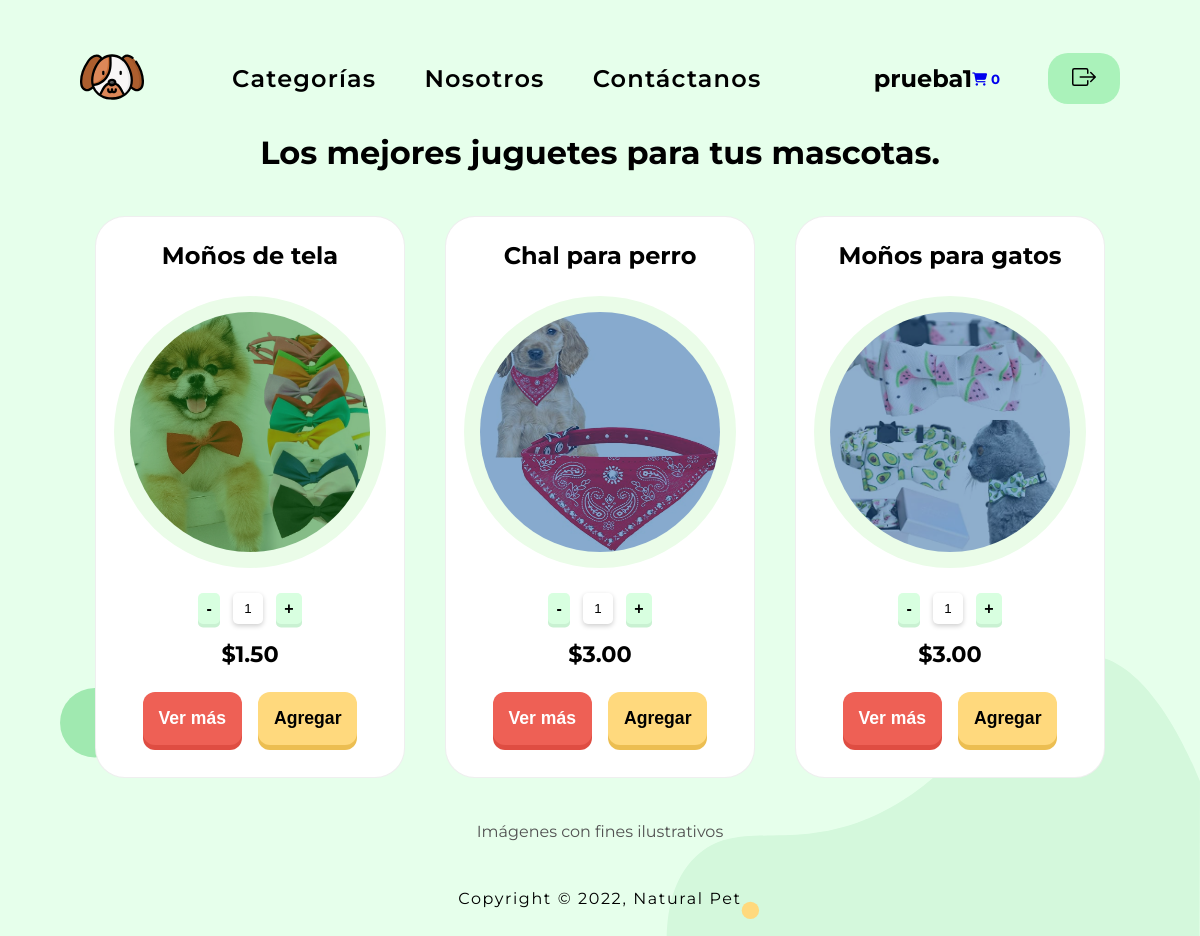
Screenshot of /paginas/cate3.php (signed in) with the database file from the repository.
### tables this page shows
CREATE TABLE IF NOT EXISTS `productos` (
  `IDProducto` int(5) UNSIGNED ZEROFILL NOT NULL AUTO_INCREMENT,
  `IDCategoria` int(5) UNSIGNED ZEROFILL NOT NULL,
  `producto` varchar(250) NOT NULL,
  `descripcion` varchar(300) NOT NULL,
  `precio` double(10,2) NOT NULL,
  `imagen` varchar(255) NOT NULL,
  `href` varchar(255) NOT NULL,
  PRIMARY KEY (`IDProducto`),
  KEY `IDCategoria` (`IDCategoria`)
);

### paginas/cate3.php (the view, shortened to what this page needs)
<?php
    include ("../php/config.php");
?>
<!DOCTYPE html>
<html lang="en">
<head>
    <link href="../css/cates.css" rel="stylesheet" type="text/css">
    <link rel="stylesheet" href="../css/cates.css?v=<?php echo(rand()); ?>" />
    <link rel="stylesheet" href="https://stackpath.bootstrapcdn.com/font-awesome/4.7.0/css/font-awesome.min.css">
    <link href="../js/jquery.nice-number.css" rel="stylesheet" type="text/css">
    <link rel="stylesheet" href="../js/jquery.nice-number.css?v=<?php echo(rand()); ?>" />
</head>
<body>
    <header>
        <div>
            <a href="../paginas/inicio.php"><img src="../img/dogoo.svg" alt=""></a>
        </div>
        <nav>
            <ul>
                <li><a href="./categorias.php">Categorías</a></li>
                <li><a href="./nosotros.php">Nosotros</a></li>
                <li><a href="./contactanos.php">Contáctanos</a></li>
            </ul>
        </nav>
        <div class="rbox" style="display: flex;">
          <div class="logout" style="display: flex; align-items: center; justify-content: center; margin-right: 3rem;">
              <?php echo "<h2>" . $_SESSION['usuario'] . "</h2>"; ?>
              <div class="carticon">
                  <a href="../php/carrito.php" class="nav-item nav-link active">
                      <h5>
                          <i class="fas fa-shopping-cart"></i>
                          <?php
                          if (isset($_SESSION['add_carro'])){
                              $count = count($_SESSION['add_carro']);
                              echo "<span id='cart_count' class=''>$count</span>";
                          }else{
                              echo "<span id='cart_count' class=''>0</span>";
                          }
                          ?>
                      </h5>
                  </a>
                </div>
            </div>
            <div class="upbtns" style="width: auto; justify-content: center;">
                <a href="../php/logout.php" style="text-decoration: none;">
                </a>
            </div>
        </div>
    </header>
    <main>
        <div class="content-area">
            <h2>Los mejores juguetes para tus mascotas.</h2>
            <div class="flex-container">
            <?php
                $sql = "SELECT * FROM productos WHERE IDCategoria = '00003' ";
                $resul = mysqli_query($conn, $sql);
                if (mysqli_num_rows($resul) > 0) {
                    while ($row = mysqli_fetch_array($resul)) {
                ?>
                    <form method="POST" action="">
                            <div class="product">
                                <p class="product-title"><?php echo $row['producto']; ?></p>
                                <div class="cen">
                                    <div class="circle">
                                        <img src="../img/<?php echo $row['imagen']; ?>" alt="">
                                    </div>
                                </div>
                                <div class="cantidad">
                                    <center><input type="number" name="item_cantidad" min="1" max="100" value="1" readonly/></center>
                                </div>
                                <div class="product-text">
                                    <p>$<?php echo $row['precio']; ?></p>
                                </div>
                                <div id="btnpro">
                                    <input class="btn vermas" type="button" onClick="parent.location='./<?php echo $row['href']; ?>'" name="vermas" value="Ver más">
                                    <input class="btn agregar" type="submit" name="agregar" value="Agregar">
                                </div>
                            </div>
                        </form>
                        <?php
                    }
                }
            ?>
        </div>
        </div>
    </main>
    <div class="text1"><p>Imágenes con fines ilustrativos</p></div>
    <footer>
        <p>Copyright &copy;
            , Natural Pet
        </p>
    </footer>
</body>
</html>

### css/cates.css (style rules this page uses)
* { margin: 0; padding: 0; }
:root { --color-primary: #ffffff; --color-secondary: #232323; --text-primary: #1f1f1f; --text-secondary: #707070; --bg-greendark: #D4F8DC; --bg-greenlight: #E6FFEB; }
a { text-decoration: none; }
html { background-image: url(../svg/contact.svg); background-repeat: no-repeat; background-size: 95%; background-position: bottom right; background-color: var(--bg-greenlight); }
body { font-family: 'Montserrat'; }
header { display: flex; align-items: center; justify-content: space-between; margin-left: 5rem; margin-right: 5rem; margin-top: 1.5rem; }
main { display: flex; flex-direction: column; align-items: center; justify-content: center; }
header img { height: 4rem; width: 4rem; }
.upbtns { display: flex; align-items: center; justify-content: space-between; background-color: #AAF2BA; border-radius: 20px; height: 3.2rem; width: 4.6rem; padding-left: 1.5rem; padding-right: 1.5rem; }
.upbtns a svg { text-decoration: none; color:black; height: 1.5rem; width: auto; }
nav li::before { transform: scaleX(0); transform-origin: bottom right; }
nav li::before { content: " "; position: absolute; top: 1.9rem; right: 0; bottom: 0; left: 0; height: 0.16rem; background: #60D394; transition: transform .3s ease; }
nav li { position: relative; text-decoration: none; }
nav ul { float: right; padding: 2.5rem; }
nav ul li { display: inline-block; float: left; }
nav ul li:not(:first-child) { margin-left: 48px; }
nav ul li:last-child { margin-right: 24px; }
nav ul li a { display: inline-block; outline: none; color: #000; text-decoration: none; font-size: 1.5rem; letter-spacing: 1.2px; font-weight: 600; }
.content-area { width: 100%; position: relative; }
.content-area h2 { display: flex; align-items: center; justify-content: center; font-size: 2rem; margin-bottom: 1.5rem; }
.flex-container { width: auto; height: auto; justify-content: center; align-items: center; display: flex; flex-flow: row wrap; flex-direction: flex-start; }
.product { position: relative; max-width: 260px; margin: 20px; border: 1px solid rgba(214, 214, 214, 0.4); border-radius: 30px; height: auto; padding: 1.5rem; background-color: #fff; }
.product-title { padding: 1rem; padding-top: 0; margin: 0; font-size: 1.5rem; font-weight: 700; display: flex; justify-content: center; align-items: center; }
.product-text { display: flex; justify-content: center; align-items: center; margin: 1rem; font-size: 1.4rem; font-weight: 700; }
.flex-container p { font-family: 'Montserrat';s }
.text1 { display: flex; justify-content: center; align-items: center; color: rgb(82, 82, 82); margin-top: 1.5rem; }
.cantidad { display: flex; justify-content: center; margin: 1rem; }
.cantidad input { border: none; outline: none; padding: 0.5rem; border-radius: 5px; margin: 0 0.8rem !important; box-shadow: 0 2px 5px rgb(206, 206, 206); }
#btnpro { display: flex; justify-content: center }
.btn { border-radius: 12px; padding: 1rem 1rem; font-size: 1.1rem; text-decoration: none; margin: 0.5rem; color: #fff; position: relative; display: inline-block; border: none; }
.vermas { font-weight: 600; background-color: #EE6055; box-shadow: 0px 5px 0px 0px #df4d42; }
.agregar { font-weight: 600; color: black; background-color: #FFD97D; box-shadow: 0px 5px 0px 0px #ecbe51; }
.cen { display: flex; justify-content: center; align-items: center; padding: 0.6rem; }
.cen img { border-radius: 50%; height: 30vh; width: 30vh; }
.circle { display: flex; justify-content: center; align-items: center; background-color: #eafce8; border-radius: 50%; padding: 1rem; }
footer { display: flex; justify-content: center; align-items: center; width: 100%; margin-top: 3rem; margin-bottom: 3rem; letter-spacing: 0.1rem; }

### rows the page displays
productos: producto "Moños de tela", imagen (picture), precio "1.50"
productos: producto "Chal para perro", imagen (picture), precio "3.00"
productos: producto "Moños para gatos", imagen (picture), precio "3.00"

### other values shown
$_SESSION['usuario'] "prueba1"
